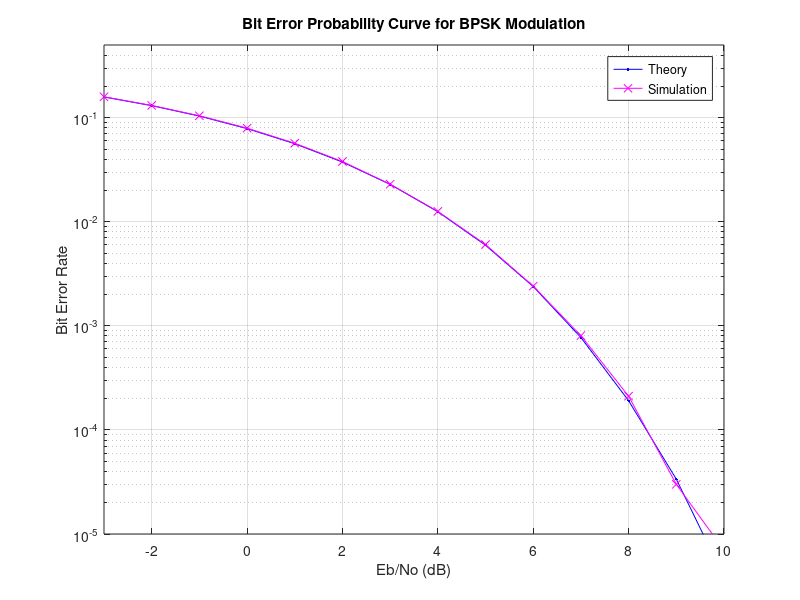

MATLAB code to generate this figure:
clear;

% Parameters
N = 10^6;                    % Number of bits or symbols
rand('state', 100);           % Initializing the rand() function
randn('state', 200);          % Initializing the randn() function

% Transmitter
ip = rand(1, N) > 0.5;        % Generating 0,1 with equal probability
s = 2 * ip - 1;               % BPSK modulation: 0 -> -1, 1 -> 1

% Noise
n = 1/sqrt(2) * (randn(1, N) + 1j * randn(1, N));  % White Gaussian noise, 0dB variance

% SNR range
Eb_N0_dB = -3:10;             % Multiple Eb/N0 values

% Simulation
for ii = 1:length(Eb_N0_dB)
    % Noise addition
    y = s + 10^(-Eb_N0_dB(ii)/20) * n;              % Additive white Gaussian noise
    
    % Receiver - Hard decision decoding
    ipHat = real(y) > 0;
    
    % Counting the errors
    nErr(ii) = size(find(ip - ipHat), 2);
end

% Results
simBer = nErr / N;                                    % Simulated BER
theoryBer = 0.5 * erfc(sqrt(10.^(Eb_N0_dB/10)));      % Theoretical BER

% Plot
close all;
figure;
semilogy(Eb_N0_dB, theoryBer, 'b.-');
hold on;
semilogy(Eb_N0_dB, simBer, 'mx-');
axis([-3 10 10^-5 0.5]);
grid on;
legend('Theory', 'Simulation');
xlabel('Eb/No (dB)');
ylabel('Bit Error Rate');
title('Bit Error Probability Curve for BPSK Modulation');
